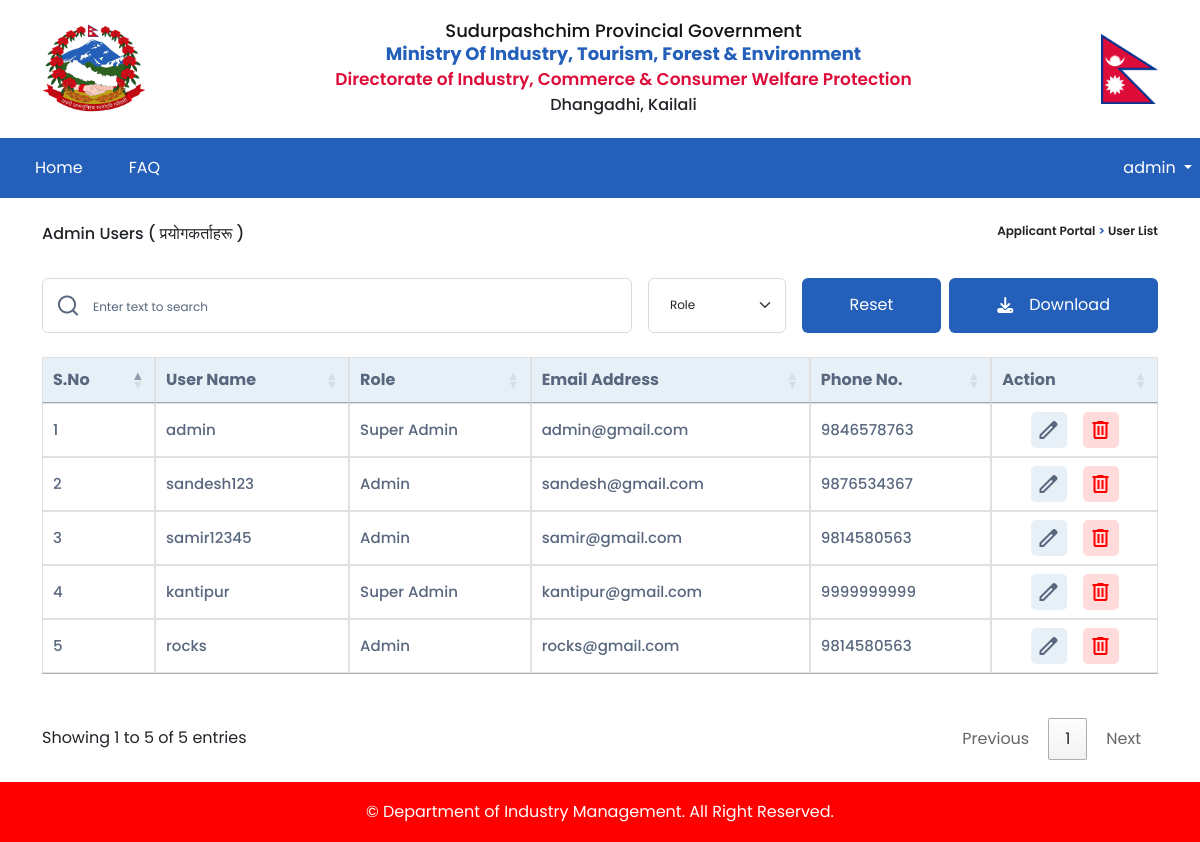
The page /user/list/ (signed in) on the database its author committed.
### accounts/models.py (models this page shows)
class CustomUser(AbstractUser):
    email = models.EmailField(unique=True)
    username = models.CharField(max_length=100, unique=True)
    fullname = models.CharField(max_length=100)
    phone_no = models.CharField(max_length=15)
    SA = 1
    A = 2
    ROLE_CHOICES = (
        (SA, 'Super Admin'),
        (A,'Admin'),
    )
    role = models.PositiveSmallIntegerField(choices=ROLE_CHOICES, blank=True, null=True)
    USERNAME_FIELD = 'email'
    REQUIRED_FIELDS = ['username']
    def getRoleName(self):
        if self.role==1:
            return 'Super Admin'
        elif self.role==2:
            return 'Admin'
        else:
            return 'None'

### fdip/decorators.py (the view)
    def wrap(request, *args, **kwargs):
        if request.user.is_authenticated and request.user.role == 1:
            return view_func(request, *args, **kwargs)
        else:
            return redirect('home')

### accounts/views.py (called while the page is built)
@superadmin_required
def view_users(request):
    data = {
        'users' : CustomUser.objects.all(),
        'messages': messages.get_messages(request),
    }
    return render(request, 'account/viewadminuser.html', data)

### templates/account/viewadminuser.html (shortened to what this page needs)
{% extends "layout/base.html" %}
{% load static %}
{% block container %}
    <div class="container main-sec">
        <div class="cng-pw-title d-flex justify-content-between mt-4">
            <p>Admin Users<span>
                ( प्रयोगकर्ताहरू )</span>
            </p>
            <div class="kit-text-navigation">
                <p>Applicant Portal
                    <span> > </span> User List
                </p>
            </div>
        </div>
        <div class="table-top-bar d-flex ">
            <div class="kit-input-icon" style="width:600px">
                <img src="{% static '/image/search.png' %}" alt="">
                <input type="text" class="form-control kit-form-control kit-form-location"  placeholder="Enter text to search"
                    id="usersearch">
            </div>
            <div class="kit-input-icon industry-search">
                <select class="form-select kit-form-control" aria-label="Default select example" id="role">
                    <option value="all" selected disabled>Role</option>
                </select>
            </div>
            <div class="kit-input-icon ">
                <button class="kit-form-button m-0 me-2 px-5" id="userreset">Reset</button>
                <div class="dropdown">
                    <button class="kit-form-button m-0 px-5" type="button" data-bs-toggle="dropdown" aria-expanded="false" style="display: flex;
                    justify-content: center;
                    align-items: center;">
                        <i class="fa-solid fa-download me-3"></i> Download
                    </button>
                </div>
            </div>
        </div>
        <div class="row mbl-tbl mb-4">
            <table class="report-view-table" id="userTable">
                <thead>
                <tr>
                    <th>S.no</th>
                    <th>User name</th>
                    <th>Role</th>
                    <th>Email address</th>
                    <th>Phone no.</th>
                    <th>Action</th>
                </tr>
                </thead>
                <tbody>
                {% for i in users %}
                <tr>
                    <td>{{forloop.counter}}</td>
                    <td>{{i.username}}</td>
                    <td>{{i.getRoleName}}</td>
                    <td>{{i.email}}</td>
                    <td>{{i.phone_no}}</td>
                    <td>
                        <div class="d-flex kit-action-com">
                            <div class="action-btn-pen">
                                <a href="{% url 'user-create' id=i.id %}" class="kit-card-link">
                                    <button>
                                        <span class="material-symbols-outlined">
                                            </span>
                                    </button>
                                </a>
                            </div>
                            <div class="action-btn-dlt">
                                <a href="{% url 'user-delete' user_id=i.id %}" onclick="return confirmDelete()" class="kit-card-link">
                                    <button>
                                        <span class="material-symbols-outlined">
                                            </span>
                                    </button>
                                </a>
                            </div>
                        </div>
                    </td>
                </tr>
                {% endfor %}
                </tbody>
            </table>
        </div>
    </div>
{% endblock %}
{% block customjs %}
<link rel="stylesheet" href="https://cdn.datatables.net/1.13.4/css/jquery.dataTables.css" /><script src="https://cdn.datatables.net/1.13.4/js/jquery.dataTables.js"></script>
{% endblock %}

### templates/layout/base.html (shortened to what this page needs)
{% load static %}
<!doctype html>
<html lang="en">
  <head>
    <link rel="stylesheet" href="https://cdnjs.cloudflare.com/ajax/libs/font-awesome/6.4.0/css/all.min.css"
 />
    <link href="https://cdn.jsdelivr.net/npm/bootstrap@5.3.0-alpha3/dist/css/bootstrap.min.css" rel="stylesheet">
    <link rel="stylesheet" href="{% static '/style/style.css' %}">
    <link rel="stylesheet" href="{% static '/nepali_date_picker/nepali-date-picker.min.css' %}">
</head>
  <body>
    <header>
      <div class="container">
          <div class="row">
              <div class="mainheader-top">
                  <img class="GON-logo" src="{% static '/image/nepal-govt.png' %}" alt="">
                  <div class="mainheader-top-text">
                      <h3>Sudurpashchim Provincial Government</h3>
                      <h3><span>Ministry of Industry, Tourism, Forest & Environment</span></h3>
                      <h4>Directorate of Industry, Commerce & Consumer Welfare Protection</h4>
                      <p>Dhangadhi, Kailali</p>
                  </div>
                  <img class="flag" src="{% static '/image/Flag_of_Nepal.svg.png' %}" alt="">
              </div>
          </div>
      </div>
      <div class="" style="background-color: #2460B9">
        <nav class="navbar navbar-expand-lg navbar-dark mainheader-nav m-auto" style="max-width:1320px">
            <div class="container-fluid">
                <div class="collapse navbar-collapse" id="navbarSupportedContent">
                    <ul class="navbar-nav me-auto main-ul mb-2 mb-lg-0">
                        <li class="nav-item active">
                            <a class="nav-link" aria-current="page" href="{% url 'home' %}">Home</a>
                        </li>
                        <li class="nav-item">
                            <a class="nav-link" aria-current="page" href="{% url 'faq-display' %}">FAQ</a>
                        </li>
                    </ul>
                </div>
            </div>
            {% if user.is_authenticated %}
            <div class="dropdown me-2">
                <p class=" dropdown-toggle m-0 text-white" type="button" data-bs-toggle="dropdown"
                    aria-expanded="false">
                    {{request.user.username}}
                </p>
                {% endif %}
            </div>
        </nav>
    </div>
    </header>
    {% block container %}
    {% endblock %}
    <footer>
        <p>© Department of Industry Management. All Right Reserved.</p>
    </footer>
    {% block customjs %}
    {% endblock %}
</body>
</html>

### static/style/style.css (style rules this page uses)
body { font-family: Poppins; }
.kit-card-link { text-decoration: none; color: #000000; }
.kit-text-navigation { font-weight: 600; font-size: 12px; line-height: 18px; }
.kit-text-navigation span { color: #2460B9; }
.kit-form-control { height: 55px; border: 1px solid #DBDBDB; border-radius: 6px; padding: 0 40px 0 20px; }
.kit-form-control::placeholder { color: #58667E; font-size: 12px; }
.kit-input-icon { display: flex; align-items: center; }
.kit-input-icon img { position: absolute; margin: 0 0 0 15px; }
.kit-form-location { padding: 0 50px; }
.kit-form-button { width: 100%; height: 55px; margin-top: 29px; border-radius: 6px; background: #2460B9; color: #ffffff; border: none; transition: 0.1s all ease-in-out; }
a { text-decoration: none; }
.mainheader-top { display: flex; justify-content: space-between; margin: 1rem 0; align-items: center; }
.mainheader-top .GON-logo { width: 104px; height: max-content; }
.mainheader-top .flag { width: 57px; height: max-content; }
.mainheader-top-text { text-align: center; }
.mainheader-top-text h4 { color: #dd0c39; font-size: clamp(14px, 3vw, 17px); font-weight: 600; line-height: 25.5px; margin-bottom: 0px; }
.mainheader-top-text h3 { font-family: Poppins; font-size: clamp(16px, 3vw, 18px); font-weight: 500; line-height: 19px; letter-spacing: 0em; text-align: center; color: #131313; text-transform: capitalize; margin-bottom: 4px; }
.mainheader-top-text h3 span { font-weight: 700; color: #2460b9; margin-bottom: 4px; }
.mainheader-top-text p { font-family: Poppins; font-size: 16px; font-weight: 500; text-transform: capitalize; margin: 0; }
.mainheader-nav { position: relative; padding: 0; margin: 0; display: flex; justify-content: space-between; align-items: center; height: 60px; }
.navbar>.container-fluid { max-width: max-content; margin: 0; height: 100%; }
.navbar>.container-fluid>.navbar-collapse { height: 100%; }
.navbar>.container-fluid ul { height: 100%; display: flex; align-items: center; }
.navbar>.container-fluid ul .nav-item { height: 100%; display: flex; align-items: center; padding: 0 15px; }
.main-sec { min-height: 70vh; }
.cng-pw-title { font-weight: 500; font-family: poppins; }
.table-sec table, th, td { border: 1px solid rgb(224, 224, 224); border-collapse: collapse; padding: .7em; }
.kit-action-com { justify-content: center; gap: 1rem; }
.kit-action-com .action-btn-pen button { background-color: #E7F0F7; color: #58667E; border-radius: 5px; font-size: 1.25rem; border: transparent; aspect-ratio: 1/1; display: flex; justify-content: center; align-items: center; }
.kit-action-com .action-btn-dlt button { background-color: #FFDBDB; border: transparent; border-radius: 5px; color: red; font-size: 1.25rem; aspect-ratio: 1/1; display: flex; justify-content: center; align-items: center; }
.report-view-table th { background-color: #E7F0F7; text-align: center; color: #58667E; text-transform: capitalize; font-family: Poppins; font-weight: 600; }
.report-view-table td { color: #58667E; }
.table-top-bar { justify-content: space-between; gap: 1rem; margin-top: 1rem; margin-bottom: 1.5rem; }
.table-top-bar .kit-input-icon { flex-grow: 1; }
footer { height: 60px; display: flex; justify-content: center; align-items: center; background-color: red; text-align: center; color: white; font-size: 1rem; padding: 10px; }
footer p { display: grid; height: 100%; align-items: center; text-align: center; margin-bottom: 0; }
#userTable, #userTable_length, #userTable_filter { margin-bottom: 40px; }
.industry-search .form-select { font-size: 12px; }
.nav-link { color: rgba(255,255,255,1)!important; }
.report-view-table tbody tr { line-height: 2; }
.report-view-table tbody tr td { line-height: 2; font-weight: 500; font-size: 15px; }

### rows shown on the page
CustomUser: user.username "admin", username "admin", getRoleName "Super Admin", email "admin@gmail.com", phone_no "9846578763"
CustomUser: username "sandesh123", getRoleName "Admin", email "sandesh@gmail.com", phone_no "9876534367"
CustomUser: username "samir12345", getRoleName "Admin", email "samir@gmail.com", phone_no "9814580563"
CustomUser: username "kantipur", getRoleName "Super Admin", email "kantipur@gmail.com", phone_no "9999999999"
CustomUser: username "rocks", getRoleName "Admin", email "rocks@gmail.com", phone_no "9814580563"
